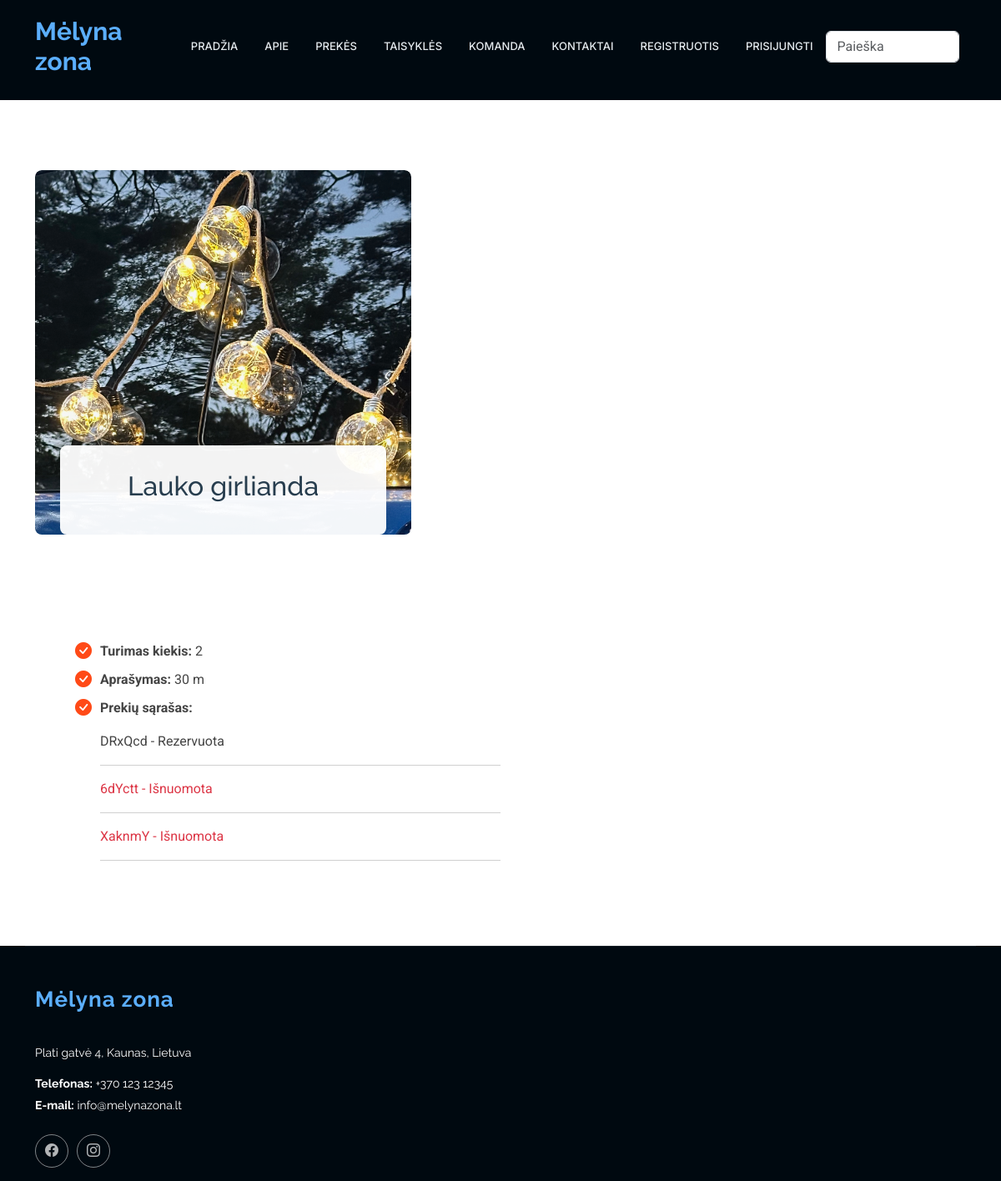
Screenshot of /rent/product/3 with the database file from the repository.
### rent/models.py (models this page shows)
class Product(models.Model):
    name = models.CharField(verbose_name="Pavadinimas", max_length=100)
    description = HTMLField(verbose_name="Aprašymas", max_length=1000, help_text='Trumpas produkto aprašymas', null=True, blank=True, default="")
    inv_no = models.CharField(verbose_name="Invenorizacijos numeris", max_length=100, null=True, blank=True, unique=True,
                              help_text="Veskite invenorizacijos numerį")
    quantity = models.IntegerField(verbose_name="Kiekis", null=True, blank=True, help_text="Kiekis")
    group = models. ForeignKey(to="Group", on_delete=models.SET_NULL, null=True, blank=True, verbose_name="Produktų grupės", help_text="Parinkite kokia grupei priklauso produktas")
    cover = models.ImageField(verbose_name="Paveikslėlis", upload_to='covers', null=True, blank=True)
    def __str__(self):
        return self.name
    class Meta:
        verbose_name = "Prouktas"
        verbose_name_plural = "Produktai"
        ordering = ['inv_no']

class Status(models.Model):
    uuid = ShortUUIDField(help_text='Unikalus ID vienodams produktams')
    product = models.ForeignKey(to="Product", null=True, blank=True, on_delete=models.CASCADE, verbose_name="Produktas", related_name="product_status")
    is_available = models.BooleanField(default=True)
    customer = models.ForeignKey(to=User, null=True, blank=True, on_delete=models.SET_NULL, verbose_name="Klientas")
    reservations = models.ForeignKey(to="Reservation", on_delete=models.SET_NULL, null=True, blank=True, related_name="status_reservations")
    LOAN_STATUS = (
        ('n', 'Laikinai neprieinama'),
        ('i', 'Išnuomota'),
        ('g', 'Prekę turime sandėlyje.'),
        ('r', 'Rezervuota'),
    )
    condition = models.CharField(max_length=1, choices=LOAN_STATUS, blank=True, default="a", verbose_name="Būsena")
    class Meta:
        ordering = ['due_date']
        verbose_name = "Produkto būsena"
        verbose_name_plural = "Produktų būsenos"
        ordering = ['-pk']
    def __str__(self):
        return f"{str(self.uuid)[:6]} - {self.get_condition_display()}"

### rent/views.py (the view)
# urls.py: path("product/<int:product_id>", product, name="product"),
def product(request, product_id):
    context = {"product": Product.objects.prefetch_related('product_status').get(id=product_id)
}
    return render(request, 'product.html', context)

### rent/templates/product.html (shortened to what this page needs)
{% extends "base2.html" %}
{% load i18n %}
{% load static %}
{% block "content" %}
<section id="product_img" class="services section">
    <div class="container" data-aos="fade-up" data-aos-delay="100">
        <div class="row gy-5">
            <div class="col-xl-5 col-md-6" data-aos="zoom-in" data-aos-delay="200">
                <div class="service-item">
                    <div class="img">
                        {% if product.cover %}
                        <div class="img">
                            <img src="{{ product.cover.url }}" class="img-fluid" alt=""
                                 style="max-width: 600px; height: auto;">
                        </div>
                        {% endif %}
                        <div class="details2">
                            <h2>{{ product }}</h2>
                        </div>
                    </div>
                </div>
            </div>
        </div>
    </div>
</section>
<section id="product_description" class="about section">
    <div class="container" data-aos="fade-up" data-aos-delay="100">
        <div class="col-lg-6" data-aos="fade-up" data-aos-delay="250">
            <div class="content ps-0 ps-lg-5">
                <ul class="pt-2">
                    <li><i class="bi bi-check-circle-fill"></i><strong>Turimas kiekis: </strong> {{ product.quantity }}
                    </li>
                    <li><i class="bi bi-check-circle-fill"></i><strong>Aprašymas: </strong> {{ product.description | safe }}
                    </li>
                    <li><i class="bi bi-check-circle-fill"></i><strong>Prekių sąrašas: </strong>
                        {% if product.product_status.all %}
                        {% for status in product.product_status.all %}
                        <p class="{% if status.condition == 'i' or status.condition == 'n' %}text-danger
           {% elif status.condition == 'g' %}text-success
           {% endif %}">{{ status }}</p>
                        <hr/>
                        {% endfor %}
                        {% else %}
                        <p class="text-danger">Šiuo metu neturime šios prekės</p>
                        {% endif %}
                    </li>
                </ul>
            </div>
        </div>
    </div>
</section>
{% endblock %}

### rent/static/css/main.css (style rules this page uses)
:root { --default-font: "Roboto", system-ui, -apple-system, "Segoe UI", Roboto, "Helvetica Neue", Arial, "Noto Sans", "Liberation Sans", sans-serif, "Apple Color Emoji", "Segoe UI Emoji", "Segoe UI Symbol", "Noto Color Emoji"; --heading-font: "Raleway", sans-serif; --nav-font: "Inter", sans-serif; }
:root { --background-color: #ffffff; --default-color: #444444; --heading-color: #273d4e; --accent-color: #ff4a17; --surface-color: #ffffff; --contrast-color: #ffffff; }
:root { --nav-color: #e5eaee; --nav-hover-color: #ff4a17; --nav-mobile-background-color: #ffffff; --nav-dropdown-background-color: #ffffff; --nav-dropdown-color: #444444; --nav-dropdown-hover-color: #ff4a17; }
:root { scroll-behavior: smooth; }
body { color: var(--default-color); background-color: var(--background-color); font-family: var(--default-font); }
h1, h2, h3, h4, h5, h6 { color: var(--heading-color); font-family: var(--heading-font); }
section, .section { color: var(--default-color); background-color: var(--background-color); padding: 60px 0; scroll-margin-top: 90px; overflow: clip; }
.about .content ul { list-style: none; padding: 0; }
.about .content ul li { padding: 0 0 10px 30px; position: relative; }
.about .content ul i { position: absolute; font-size: 20px; left: 0; top: -3px; color: var(--accent-color); }
.services .img { border-radius: 8px; overflow: hidden; }
.services .img img { transition: 0.6s; }
.services .details2 { background: color-mix(in srgb, var(--surface-color), transparent 5%); padding: 30px 10px; margin: -120px 30px 0 30px; transition: all ease-in-out 0.3s; position: relative; text-align: center; border-radius: 8px; box-shadow: 0px 0 25px rgba(0, 0, 0, 0.1); }

### rows the page displays
Product: cover (picture), name "Lauko girlianda", quantity "2", description "30 m"
Status: uuid+condition "DRxQcd - Rezervuota"
Status: uuid+condition "6dYctt - Išnuomota"
Status: uuid+condition "XaknmY - Išnuomota"
